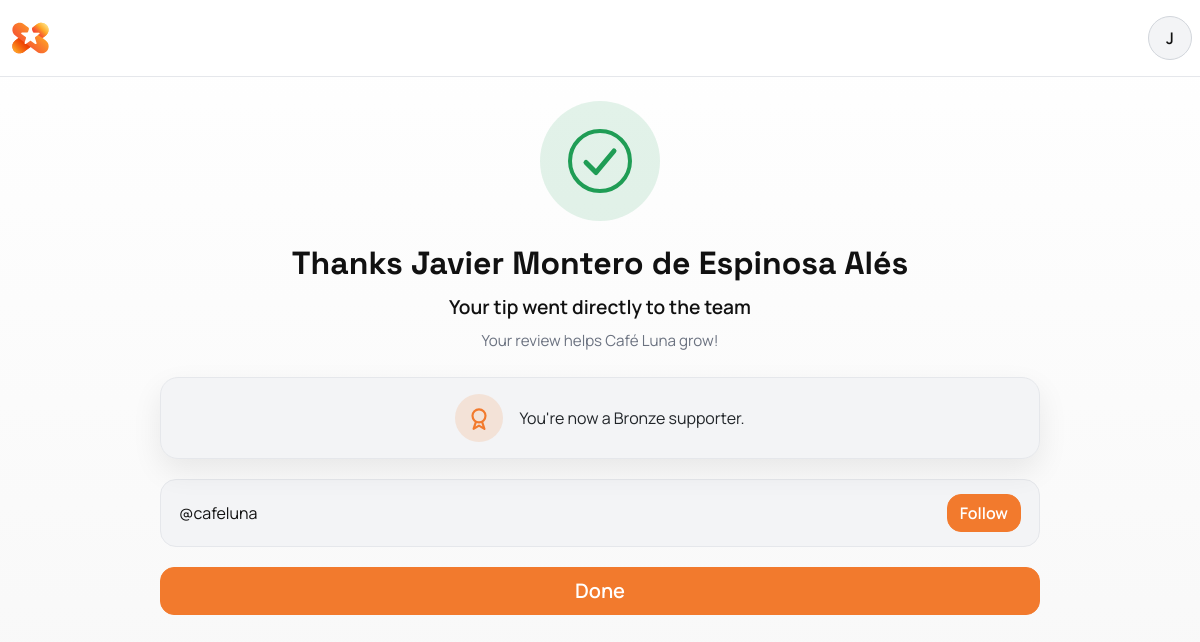
The app's page /r/cafe-luna/thanks (signed in) with its own data.
### app/models.py (models this page shows)
class User(db.Model, UserMixin):
    __tablename__ = "users"
    id = db.Column(db.Integer, primary_key=True)
    email = db.Column(db.String(255), unique=True, nullable=True)
    password_hash = db.Column(db.String(255), nullable=True)
    name = db.Column(db.String(120), nullable=True)
    avatar_url = db.Column(db.String(512), nullable=True)
    device_id_hash = db.Column(db.String(64), unique=True, nullable=True)
    level = db.Column(db.Integer, default=1, nullable=False)
    xp = db.Column(db.Integer, default=0, nullable=False)
    created_at = db.Column(db.DateTime, default=datetime.utcnow, nullable=False)
    memberships = db.relationship("Membership", backref="user", lazy=True)
    tips = db.relationship("Tip", backref="user", lazy=True)
    reviews = db.relationship("Review", backref="user", lazy=True)

class Restaurant(db.Model):
    __tablename__ = "restaurants"
    id = db.Column(db.Integer, primary_key=True)
    slug = db.Column(db.String(120), unique=True, nullable=False)
    name = db.Column(db.String(255), nullable=False)
    logo_url = db.Column(db.String(512), nullable=True)
    created_at = db.Column(db.DateTime, default=datetime.utcnow, nullable=False)
    staff = db.relationship("Staff", backref="restaurant", lazy=True)
    tips = db.relationship("Tip", backref="restaurant", lazy=True)
    reviews = db.relationship("Review", backref="restaurant", lazy=True)

class RewardTier(db.Model):
    __tablename__ = "reward_tiers"
    id = db.Column(db.Integer, primary_key=True)
    name = db.Column(db.String(50), nullable=False)
    threshold_xp = db.Column(db.Integer, nullable=False)
    perks_json = db.Column(JSON, nullable=True)

### app/routes/public.py (the view)
@public_bp.route("/r/<restaurant_slug>/thanks")
def thanks_page(restaurant_slug):
    restaurant = _get_restaurant_or_404(restaurant_slug)
    tip_id = request.args.get("tip", type=int)
    tip = Tip.query.filter_by(id=tip_id, restaurant_id=restaurant.id).first() if tip_id else None
    staff = Staff.query.get(tip.staff_id) if tip and tip.staff_id else None
    user = current_user if current_user.is_authenticated else None
    current_tier = None
    next_tier = None
    progress_pct = 0
    if user:
        _, current_tier, next_tier, progress_pct = get_tier_progress(user)
    return render_template(
        "public/thanks.html",
        restaurant=restaurant,
        staff=staff,
        tip=tip,
        user=user,
        current_tier=current_tier,
        next_tier=next_tier,
        progress_pct=progress_pct,
        claim_next=url_for("auth.merge_guest_auto"),
    )

### app/models.py (called while the page is built)
@login_manager.user_loader
def load_user(user_id):
    return User.query.get(int(user_id))

### app/routes/public.py (called while the page is built)
def _get_restaurant_or_404(slug: str) -> Restaurant:
    r = Restaurant.query.filter_by(slug=slug).first()
    if not r:
        abort(404)
    return r

### app/services/reward_service.py (called while the page is built)
def get_tiers():
    return RewardTier.query.order_by(RewardTier.threshold_xp.asc()).all()

def get_tier_progress(user: User | None):
    tiers = get_tiers()
    if not tiers:
        return [], None, None, 0
    xp = (user.xp if user else 0) or 0
    current = tiers[0]
    next_tier = None
    prev_thresh = tiers[0].threshold_xp
    for t in tiers:
        if xp >= t.threshold_xp:
            current = t
            prev_thresh = t.threshold_xp
        else:
            next_tier = t
            break
    progress_pct = 100
    if next_tier:
        span = max(1, next_tier.threshold_xp - prev_thresh)
        progress_pct = int(100 * ((xp - prev_thresh) / span))
    return tiers, current, next_tier, progress_pct

### templates/public/thanks.html (shortened to what this page needs)
{% extends "_base.html" %}
{% block content %}
{% set guest_name = (user.name or 'Guest') if user else 'Guest' %}
{% set staff_name = staff.name if staff else 'the team' %}
{% set tier_name = current_tier.name if current_tier else 'Wood' %}
{% set ig_handle = restaurant.slug.replace('-', '') %}
<div class="xinra-shell text-center">
  <div class="success-mark">
    <svg width="64" height="64" viewBox="0 0 64 64" fill="none" xmlns="http://www.w3.org/2000/svg">
      <circle cx="32" cy="32" r="30" stroke="#1f9d55" stroke-width="4"/>
      <path d="M18 33.5L28 43.5L46 22" stroke="#1f9d55" stroke-width="5" stroke-linecap="round" stroke-linejoin="round"/>
    </svg>
  </div>
  <div class="thanks-title">Thanks {{ guest_name }}</div>
  <div class="thanks-subtitle">Your tip went directly to {{ staff_name }}</div>
  <div class="section-subtitle mt-2">Your review helps {{ restaurant.name }} grow!</div>
  {% if current_user.is_authenticated %}
    <div class="card p-3 mt-4">
      <div class="d-flex align-items-center justify-content-center gap-3">
        <div class="reward-medal">
          <svg width="26" height="26" viewBox="0 0 24 24" fill="none" xmlns="http://www.w3.org/2000/svg">
            <circle cx="12" cy="10" r="6" stroke="#f27a2d" stroke-width="2"/>
            <path d="M9 16L7 22L12 19L17 22L15 16" stroke="#f27a2d" stroke-width="2" stroke-linecap="round" stroke-linejoin="round"/>
          </svg>
        </div>
        <div>You're now a {{ tier_name }} supporter.</div>
      </div>
    </div>
  {% endif %}
  <div class="ig-row">
    <div>@{{ ig_handle }}</div>
    <a class="btn btn-primary" href="https://instagram.com/{{ ig_handle }}" target="_blank" rel="noreferrer">Follow</a>
  </div>
  <div class="d-grid">
    <a class="btn btn-primary btn-lg" href="{{ url_for('public.tip_page', restaurant_slug=restaurant.slug) }}">Done</a>
  </div>
</div>
{% endblock %}

### templates/_base.html (shortened to what this page needs)
<!doctype html>
<html lang="en">
<head>
  <link href="https://cdn.jsdelivr.net/npm/bootstrap@5.3.3/dist/css/bootstrap.min.css" rel="stylesheet">
  <link href="https://cdn.jsdelivr.net/npm/bootstrap-icons@1.11.3/font/bootstrap-icons.css" rel="stylesheet">
  <link href="/static/css/custom.css" rel="stylesheet">
  <link href="/static/css/luxe.css" rel="stylesheet">
</head>
<body>
  {% if not hide_nav %}
  <nav class="xinra-nav">
    <div class="container-xxl nav-inner">
      <a class="xinra-brand" href="{{ url_for('public.tip_page', restaurant_slug='cafe-luna') }}">
        <img src="/static/logos/Xinra_icon_color.svg" alt="XINRA" class="nav-logo">
      </a>
      <div class="dropdown">
        <button class="profile-bubble dropdown-toggle" type="button" data-bs-toggle="dropdown" aria-expanded="false">
          {% if current_user.is_authenticated %}
            {% if current_user.avatar_url %}
              <img src="{{ current_user.avatar_url }}" alt="Profile" class="profile-img">
            {% elif current_user.staff and current_user.staff.avatar_url %}
              <img src="{{ current_user.staff.avatar_url }}" alt="Profile" class="profile-img">
            {% else %}
              <span>{{ (current_user.name or 'U')[:1].upper() }}</span>
            {% endif %}
        {% else %}
          <i class="bi bi-person-fill"></i>
        {% endif %}
        </button>
      </div>
    </div>
  </nav>
  {% endif %}
  <main class="xinra-main">
    <div class="container-xxl py-4">
      {% block content %}{% endblock %}
    </div>
  </main>
</body>
</html>

### static/css/custom.css (style rules this page uses)
:root { --xinra-orange: #f27a2d; --xinra-orange-dark: #e06a1f; --xinra-gray-100: #f3f4f6; --xinra-gray-200: #e5e7eb; --xinra-gray-300: #d1d5db; --xinra-gray-400: #9ca3af; --xinra-text: #111111; --xinra-muted: #6b7280; --xinra-green: #1f9d55; --xinra-purple: #6d4ae6; --xinra-white: #ffffff; --xinra-radius: 18px; --xinra-shadow: 0 12px 30px rgba(17, 17, 17, 0.08); --accent: #f27a2d; --font-body: "Manrope", system-ui, -apple-system, "Segoe UI", sans-serif; --font-head: "Space Grotesk", "Manrope", system-ui, -apple-system, "Segoe UI", sans-serif; }
* { box-sizing:border-box }
html,body { height:100% }
body { margin:0; color:var(--xinra-text); font-family:var(--font-body); background: linear-gradient(180deg, #ffffff 0%, #f7f7f7 100%); }
a { color:inherit }
.xinra-main { min-height:calc(100vh - 72px) }
.xinra-nav { position:sticky; top:0; z-index:1000; background:rgba(255,255,255,0.96); border-bottom:1px solid var(--xinra-gray-200); backdrop-filter: blur(12px); }
.xinra-nav .nav-inner { display:flex; align-items:center; justify-content:space-between; padding:16px 8px; }
.xinra-brand { font-family:var(--font-head); font-weight:700; letter-spacing:0.12em; text-decoration:none; color:var(--xinra-text); }
.nav-logo { height:36px; width:auto; display:block; }
.profile-bubble { width:44px; height:44px; border-radius:50%; border:1px solid var(--xinra-gray-300); background:var(--xinra-gray-100); display:grid; place-items:center; font-weight:600; color:var(--xinra-text); padding:0; }
.profile-bubble::after { display:none }
.card { border-radius:var(--xinra-radius); border:1px solid var(--xinra-gray-200); background:var(--xinra-gray-100); box-shadow:var(--xinra-shadow); }
.xinra-shell { max-width:880px;margin:0 auto }
.section-subtitle { color:var(--xinra-muted);font-size:0.95rem }
.btn { border-radius:14px;font-weight:600 }
.btn { position:relative;overflow:hidden }
.btn-primary { background:var(--xinra-orange); border-color:var(--xinra-orange); color:#fff; }
.success-mark { width:120px; height:120px; border-radius:50%; background:rgba(31,157,85,0.12); display:grid; place-items:center; margin:0 auto 18px; }
.reward-medal { width:48px; height:48px; border-radius:50%; background:rgba(242,122,45,0.15); display:grid; place-items:center; }
.thanks-title { font-family:var(--font-head); font-size:2rem; font-weight:700; margin-bottom:6px; }
.thanks-subtitle { font-size:1.2rem; font-weight:600; }
.ig-row { display:flex; align-items:center; justify-content:space-between; gap:12px; padding:14px 18px; border-radius:16px; background:var(--xinra-gray-100); border:1px solid var(--xinra-gray-200); margin:20px 0; }
.float-in { animation:fadeUp .5s ease forwards }

### static/css/luxe.css (style rules this page uses)
:root { --lux-bg-1: #0f1115; --lux-bg-2: #12151b; --lux-panel: rgba(20, 23, 30, 0.8); --lux-border: rgba(255,255,255,0.08); --lux-text: #e8eaef; --lux-muted: #a8afbf; --gold: #d4af37; --gold-soft: rgba(212,175,55,0.35); }

### records on screen
User: name "J", name "Javier Montero de Espinosa Alés"
Restaurant: name "Café Luna"
RewardTier: name "Bronze"

### other values on screen
{{ staff_name }} "the team"
{{ ig_handle }} "cafeluna"
